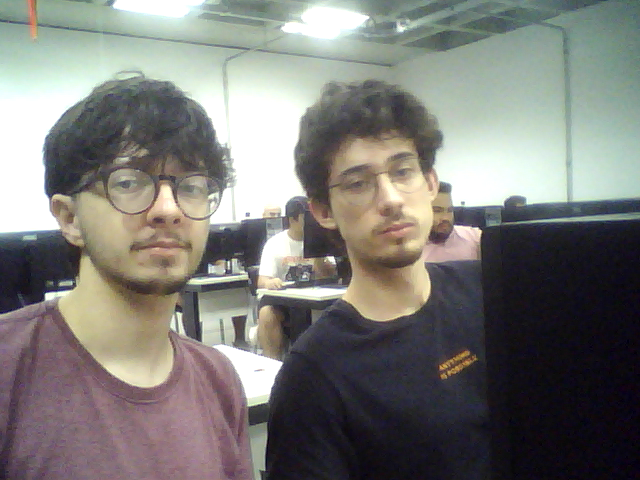
#> input picture Lab 5/foto1.png, 640 x 480 px, found by its file name
$ jupyter execute --allow-errors Lab7.ipynb   (text cells are left out)
#> lines starting #> are read from the running program, lines starting #| are printed output that depends on the picture; after the words box and inside, x2 and y2 are one past the last pixel; in counts of white or black regions, pixels touching at a corner belong together
[cell 1]
import cv2
import numpy as np
import matplotlib.pyplot as plt

# Função auxiliar adaptada do seu laboratório
def exibir_imagens(imagens, titulos, figsize=(20, 5)):
    n = len(imagens)
    fig, axes = plt.subplots(1, n, figsize=figsize)
    if n == 1:
        axes = [axes]
    for ax, img, tit in zip(axes, imagens, titulos):
        ax.imshow(img, cmap='gray')
        ax.set_title(tit)
        ax.axis('off')
    plt.tight_layout()
    plt.show()

# 1. Carregamento da imagem alvo em tons de cinza
# Substitua 'foto1.png' pelo caminho correto se estiver em outra pasta
img_original = cv2.imread('foto1.png', cv2.IMREAD_GRAYSCALE)

if img_original is None:
    print("Erro: Imagem 'foto1.png' não encontrada. Verifique o caminho.")
else:
    # 2. Análise da Binarização (Global vs Otsu)
    # Binarização Global (Limiar fixo em 127)
    _, img_bin_global = cv2.threshold(img_original, 127, 255, cv2.THRESH_BINARY)
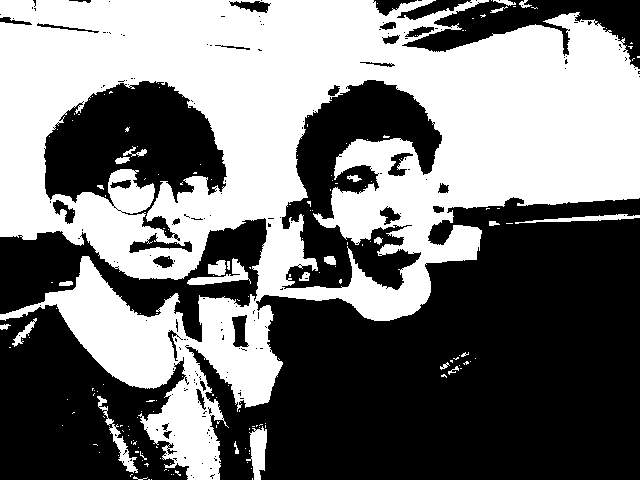
#> img_bin_global: shape (480, 640); 47% white; 179 white regions (153 under 20 px), largest, box (x1, y1, x2, y2) and area: (0, 0, 640, 480) 140306, (246, 426, 267, 480) 676, (97, 396, 138, 473) 561

    # Binarização de Otsu (Limiar adaptativo)
    _, img_bin_otsu = cv2.threshold(img_original, 0, 255, cv2.THRESH_BINARY + cv2.THRESH_OTSU)
#> img_bin_otsu: shape (480, 640); 47.8% white; 182 white regions (157 under 20 px), largest, box (x1, y1, x2, y2) and area: (0, 0, 640, 480) 142159, (93, 392, 140, 474) 740, (246, 424, 267, 480) 739

    print("--- COMPARAÇÃO DE BINARIZAÇÃO ---")
    exibir_imagens(
        [img_original, img_bin_global, img_bin_otsu],
        ["Original em Cinza", "Binarização Global (127)", "Binarização Otsu"]
    )
#> in exibir_imagens, `n = len(imagens)`: n = 3
#> the loop in exibir_imagens, `for ax, img, tit in zip(axes, imagens, titulos):` made 3 passes
#> tit on passes 1 to 3: 'Original em Cinza', 'Binarização Global (127)', 'Binarização Otsu'

img_avatar = cv2.imread('avatar.png', cv2.IMREAD_GRAYSCALE)
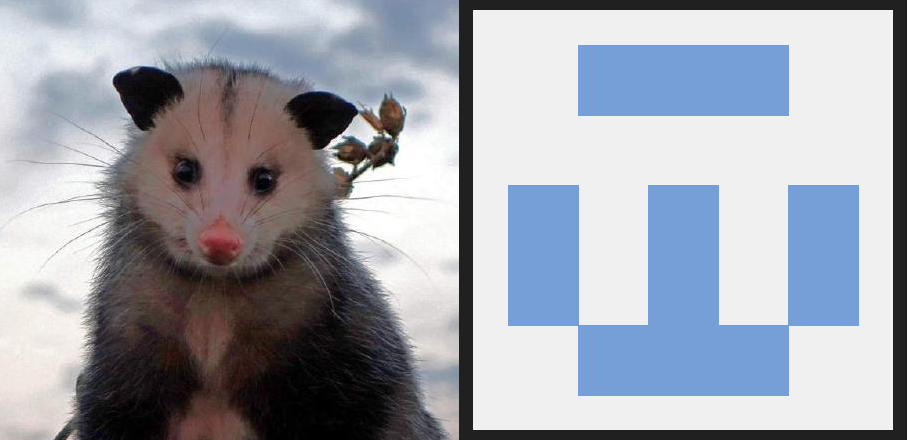
#> input picture Lab 8/avatar.png, 908 x 440 px, found by its file name

if img_avatar is None:
    print("Erro: Imagem 'foto1.png' não encontrada. Verifique o caminho.")
else:
    # 2. Análise da Binarização (Global vs Otsu)
    # Binarização Global (Limiar fixo em 127)
    _, img_avatar_bin_global = cv2.threshold(img_avatar, 127, 255, cv2.THRESH_BINARY)
#> img_avatar_bin_global: shape (440, 908); 69.4% white; 38 black regions (36 under 20 px), largest, box (x1, y1, x2, y2) and area: (54, 60, 447, 440) 101691, (459, 0, 907, 440) 20720

    # Binarização de Otsu (Limiar adaptativo)
    _, img_avatar_bin_otsu = cv2.threshold(img_avatar, 0, 255, cv2.THRESH_BINARY + cv2.THRESH_OTSU)
#> img_avatar_bin_otsu: shape (440, 908); 69.2% white; 38 black regions (36 under 20 px), largest, box (x1, y1, x2, y2) and area: (54, 59, 449, 440) 102258, (459, 0, 907, 440) 20720

    print("--- COMPARAÇÃO DE BINARIZAÇÃO ---")
    exibir_imagens(
        [img_avatar, img_avatar_bin_global, img_avatar_bin_otsu],
        ["Original em Cinza", "Binarização Global (127)", "Binarização Otsu"]
    )
#> the loop in exibir_imagens (call 2), `for ax, img, tit in zip(axes, imagens, titulos):` made 3 passes

    # Usaremos a imagem Otsu para as operações morfológicas, pois costuma lidar melhor com fotos reais.
    img_alvo = img_bin_otsu
    img_avatar_alvo = img_avatar_bin_otsu
    # 3. Operações Morfológicas com diferentes tamanhos de Kernel
    tamanhos_kernel = [3, 7, 11, 15, 21]

    for tamanho in tamanhos_kernel:
        print(f"\n--- APLICANDO KERNEL {tamanho}x{tamanho} ---")

        # Criando o elemento estruturante (usaremos o elíptico, que é melhor para formas orgânicas como rostos)
        kernel = cv2.getStructuringElement(cv2.MORPH_ELLIPSE, (tamanho, tamanho))

        # Operações Básicas
        img_erosao = cv2.erode(img_alvo, kernel, iterations=1)
        img_dilatacao = cv2.dilate(img_alvo, kernel, iterations=1)

        # Operações Compostas (Abertura e Fechamento via cv2.morphologyEx)
        img_abertura = cv2.morphologyEx(img_alvo, cv2.MORPH_OPEN, kernel)
        img_fechamento = cv2.morphologyEx(img_alvo, cv2.MORPH_CLOSE, kernel)

        # Exibição dos resultados para este tamanho de kernel
        exibir_imagens(
            [img_alvo, img_erosao, img_dilatacao, img_abertura, img_fechamento],
            [f"Alvo (Otsu)", f"Erosão {tamanho}x{tamanho}", f"Dilatação {tamanho}x{tamanho}", f"Abertura {tamanho}x{tamanho}", f"Fechamento {tamanho}x{tamanho}"]
        )

    for tamanho in tamanhos_kernel:
        print(f"\n--- APLICANDO KERNEL {tamanho}x{tamanho} ---")

        # Criando o elemento estruturante (usaremos o elíptico, que é melhor para formas orgânicas como rostos)
        kernel = cv2.getStructuringElement(cv2.MORPH_ELLIPSE, (tamanho, tamanho))

        # Operações Básicas
        img_erosao = cv2.erode(img_avatar_alvo, kernel, iterations=1)
        img_dilatacao = cv2.dilate(img_avatar_alvo, kernel, iterations=1)

        # Operações Compostas (Abertura e Fechamento via cv2.morphologyEx)
        img_abertura = cv2.morphologyEx(img_avatar_alvo, cv2.MORPH_OPEN, kernel)
        img_fechamento = cv2.morphologyEx(img_avatar_alvo, cv2.MORPH_CLOSE, kernel)

        # Exibição dos resultados para este tamanho de kernel
        exibir_imagens(
            [img_avatar_alvo, img_erosao, img_dilatacao, img_abertura, img_fechamento],
            [f"Alvo (Otsu)", f"Erosão {tamanho}x{tamanho}", f"Dilatação {tamanho}x{tamanho}", f"Abertura {tamanho}x{tamanho}", f"Fechamento {tamanho}x{tamanho}"]
        )
#> this loop made 5 passes
#> kernel on pass 1: [[0, 1, 0], [1, 1, 1], [0, 1, 0]]
#> pass 1, `img_fechamento = cv2.morphologyEx(img_avatar_alvo, cv2.MORPH_CLOSE, ke..`:
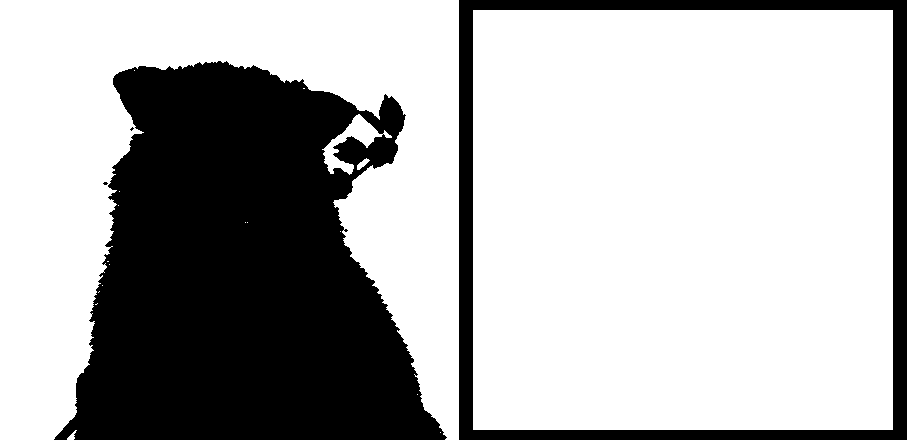
#> img_fechamento: shape (440, 908); 69.3% white; 4 black regions (2 under 20 px), largest, box (x1, y1, x2, y2) and area: (54, 61, 447, 440) 101792, (459, 0, 907, 440) 20720

[cell 2]
import cv2
import numpy as np

# Inicia a captura de vídeo da webcam (0 é a câmera padrão)
cap = cv2.VideoCapture(0)

if not cap.isOpened():
    print("Erro: Não foi possível acessar a webcam.")
    exit()

# Tamanho inicial do Kernel
k_size = 3

print("Pressione '+' (ou '=') para aumentar o kernel.")
print("Pressione '-' para diminuir o kernel.")
print("Pressione 'q' ou 'ESC' para sair e fechar a janela.")

while True:
    ret, frame = cap.read()
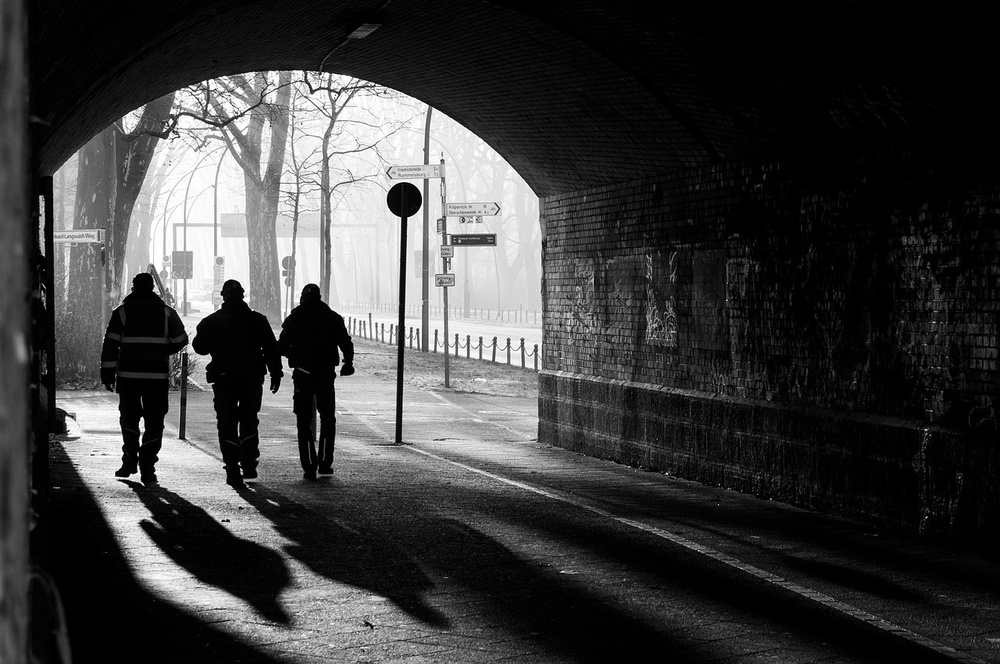
#> input picture Lab 5/foto_de_sombra.jpg, 1000 x 664 px, shrunk from 1280 x 850 before the run, given in place of the camera
#> frame is the input picture: shape (664, 1000, 3); min 0, max 255, mean 60
    if not ret:
        print("Erro ao capturar o frame.")
        break

    # Espelha a imagem para o movimento ficar natural (opcional)
    frame = cv2.flip(frame, 1)

    # Converte para tons de cinza (o gradiente morfológico funciona bem em cinza ou binarizado)
    gray = cv2.cvtColor(frame, cv2.COLOR_BGR2GRAY)

    # Garante que o tamanho do kernel seja no mínimo 1x1 e sempre ímpar
    if k_size < 3:
        k_size = 3
    elif k_size % 2 == 0:
        k_size += 1

    # Cria o elemento estruturante (Kernel)
    # Estamos usando MORPH_ELLIPSE por lidar melhor com contornos do corpo/rosto
    kernel = cv2.getStructuringElement(cv2.MORPH_ELLIPSE, (k_size, k_size))

    # Aplica o Gradiente Morfológico (Dilatação - Erosão)
    gradient = cv2.morphologyEx(gray, cv2.MORPH_GRADIENT, kernel)

    # Prepara a imagem original para ter texto (mantendo em cinza para facilitar a união)
    display_gray = gray.copy()

    # Textos na tela
    cv2.putText(display_gray, "Original", (20, 40), cv2.FONT_HERSHEY_SIMPLEX, 1, 255, 2)
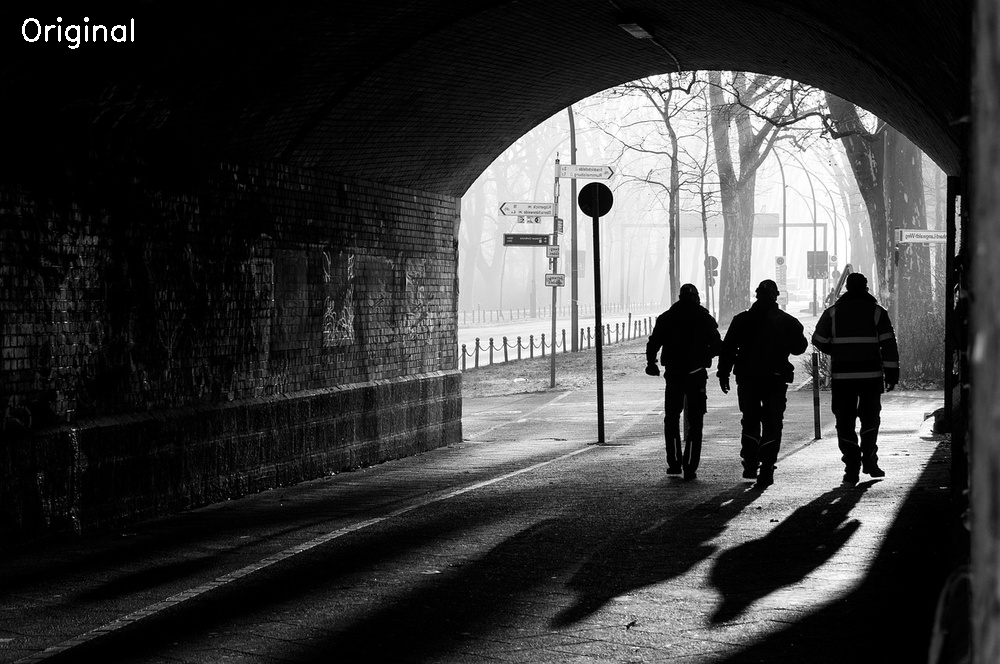
#> display_gray: shape (664, 1000); min 0, max 255, mean 60.4
    cv2.putText(gradient, f"Gradiente | Kernel: {k_size}x{k_size}", (20, 40), cv2.FONT_HERSHEY_SIMPLEX, 1, 255, 2)
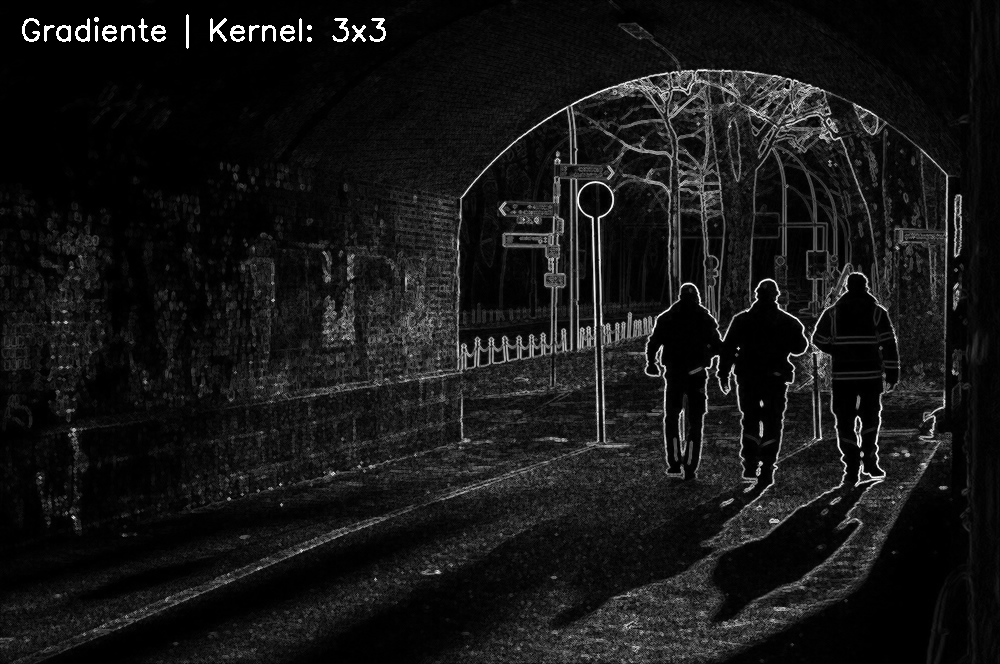
#> gradient: shape (664, 1000); min 0, max 255, mean 21.9

    # Une as duas imagens lado a lado, conforme solicitado
    resultado = cv2.hconcat([display_gray, gradient])

    # Exibe o resultado
    cv2.imshow("Webcam - Extracao de Fronteiras", resultado)

    # Captura as teclas pressionadas (espera 1ms)
    key = cv2.waitKey(1) & 0xFF
#> (key q is pressed here)

    if key == ord('q') or key == 27: # 'q' ou ESC para sair
        break
    elif key == ord('+') or key == ord('='):
        k_size += 2
    elif key == ord('-'):
        k_size -= 2

# Libera a câmera e fecha as janelas
cap.release()
cv2.destroyAllWindows()

[cell 3]
import cv2
import numpy as np
import matplotlib.pyplot as plt

def exibir_resultados(img_original, img_processada, titulo):
    fig, axes = plt.subplots(1, 2, figsize=(12, 5))
    axes[0].imshow(img_original, cmap='gray')
    axes[0].set_title('Imagem Original do Vaso')
    axes[0].axis('off')

    axes[1].imshow(img_processada, cmap='gray')
    axes[1].set_title(titulo)
    axes[1].axis('off')

    plt.tight_layout()
    plt.show()

def destacar_rachaduras(caminho_imagem):
    # 1. Carregar a imagem em tons de cinza
#> called with caminho_imagem = '01.jpg'
    img = cv2.imread(caminho_imagem, cv2.IMREAD_GRAYSCALE)
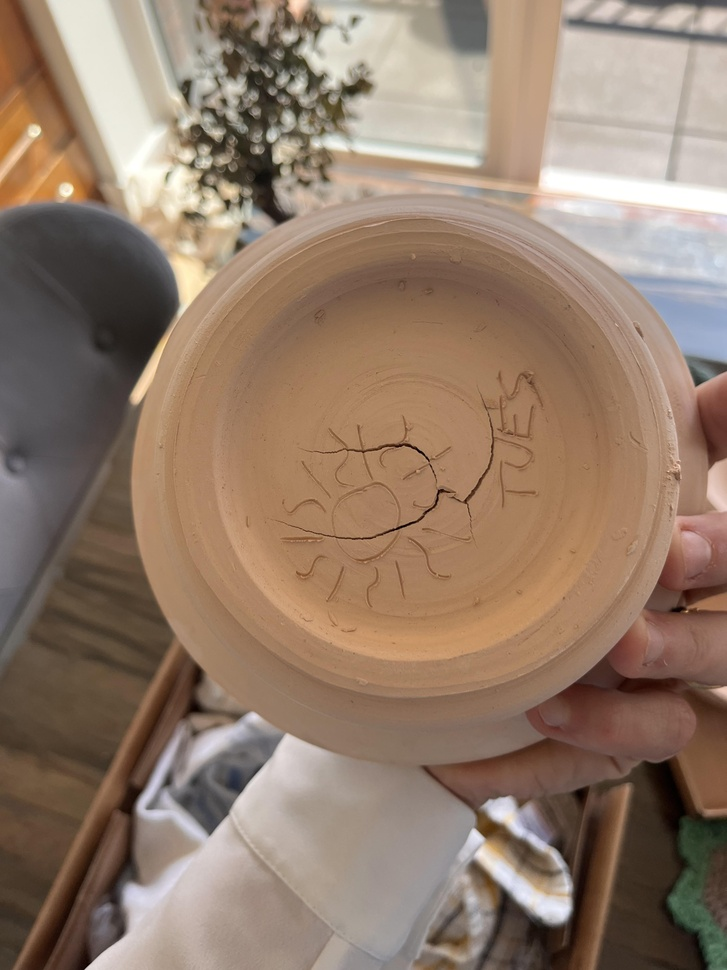
#> input picture Trabalho Final/Entrevista/01.jpg, 727 x 970 px, shrunk from 3024 x 4032 before the run, found by its file name
    if img is None:
        print(f"Erro: Não foi possível carregar a imagem '{caminho_imagem}'.")
        return

    # 2. Definição do Elemento Estruturante (Kernel)
    # Um kernel elíptico relativamente grande (ex: 15x15 ou 21x21) garante que
    # ele seja maior que a espessura da rachadura, mas menor que a peça inteira.
    kernel = cv2.getStructuringElement(cv2.MORPH_ELLIPSE, (15, 15))

    # 3. Aplicação do Black-Hat
    # O Black-Hat é a diferença entre o FECHAMENTO da imagem e a imagem ORIGINAL.
    img_blackhat = cv2.morphologyEx(img, cv2.MORPH_BLACKHAT, kernel)

    # 4. Binarização para destacar a anomalia extraída
    # Limiar baixo porque o Black-Hat já jogou o fundo do vaso para tons quase pretos
    _, img_segmentada = cv2.threshold(img_blackhat, 15, 255, cv2.THRESH_BINARY)
#> img_segmentada: shape (970, 727); 8.8% white; 1160 white regions (967 under 20 px), largest, box (x1, y1, x2, y2) and area: (162, 0, 374, 220) 15620, (41, 672, 179, 963) 4062, (275, 415, 456, 566) 2715

    # Exibição
    exibir_resultados(img, img_segmentada, 'Rachadura Segmentada (Black-Hat)')

# Executando para as imagens do projeto
print("Analisando o Vaso 01...")
destacar_rachaduras('01.jpg')

print("\nAnalisando o Vaso 02...")
destacar_rachaduras('02.jpg')

[cell 4]
import cv2
import numpy as np

# 1. Carregar a imagem em tons de cinza
img_original = cv2.imread('noisy_fingerprint.png', cv2.IMREAD_GRAYSCALE)

# 2. Binarizar a imagem (Transformar em Preto e Branco puro)
# Isso garante que teremos os "ruídos brancos (pontos isolados)" do enunciado
_, img_alvo = cv2.threshold(img_original, 127, 255, cv2.THRESH_BINARY)

tamanho = 3

print(f"\n--- APLICANDO KERNEL {tamanho}x{tamanho} DE 'UNS' ---")

# 3. MODIFICAÇÃO PRINCIPAL: Criando o kernel de "uns" (matriz 3x3 preenchida com 1)
kernel = np.ones((tamanho, tamanho), np.uint8)
# Alternativa do OpenCV: cv2.getStructuringElement(cv2.MORPH_RECT, (tamanho, tamanho))

# 4. Operação Básica pedida: EROSÃO
#> (the rest of this cell did not finish here and is left out)

[cell 5]
import cv2
import numpy as np

# 1. Carregar a imagem com falhas e garantir que é binária
# (Usada no seu laboratório original no exemplo de Closing)
img_txtgaps = cv2.imread('text_gaps_.png', cv2.IMREAD_GRAYSCALE)
_, img_bin = cv2.threshold(img_txtgaps, 127, 255, cv2.THRESH_BINARY)

# 2. Definir os Elementos Estruturantes
# Kernel 3x3 (Pequeno) e Kernel 11x11 (Exagerado)
kernel_pequeno = np.ones((3, 3), np.uint8)
kernel_grande = np.ones((11, 11), np.uint8)

# 3. Aplicar a Dilatação
#> (the rest of this cell did not finish here and is left out)

[cell 6]
import cv2
import numpy as np
import matplotlib.pyplot as plt

# Função auxiliar para exibir imagens (do seu laboratório)
def exibir_imagens(imagens, titulos):
    n = len(imagens)
    fig, axes = plt.subplots(1, n, figsize=(15, 5))
    if n == 1:
        axes = [axes]
    for ax, img, tit in zip(axes, imagens, titulos):
        ax.imshow(img, cmap='gray')
        ax.set_title(tit)
        ax.axis('off')
    plt.tight_layout()
    plt.show()

# 1. Recriar a imagem binária do 'J' do laboratório
img_j = np.zeros((300, 300), dtype="uint8")
cv2.putText(img_j, 'J', (50, 250), cv2.FONT_HERSHEY_SIMPLEX, 10, 255, 25)
_, img_j_bin = cv2.threshold(img_j, 1, 255, cv2.THRESH_BINARY)

# 2. Criar os elementos estruturantes (kernels)
kernel_3x3 = cv2.getStructuringElement(cv2.MORPH_RECT, (3, 3))
kernel_11x11 = cv2.getStructuringElement(cv2.MORPH_RECT, (11, 11))

# 3. Aplicar a Erosão
img_erosionada_3x3 = cv2.erode(img_j_bin, kernel_3x3, iterations=1)
img_erosionada_11x11 = cv2.erode(img_j_bin, kernel_11x11, iterations=1)

# 4. Extração de Fronteira: Original - Erosionada [ A - (A erosão B) ]
fronteira_3x3 = cv2.subtract(img_j_bin, img_erosionada_3x3)
fronteira_11x11 = cv2.subtract(img_j_bin, img_erosionada_11x11)

# 5. Visualizar a diferença
exibir_imagens(
    [img_j_bin, fronteira_3x3, fronteira_11x11],
    ['Original (A)', 'Fronteira com 3x3 (Fina)', 'Fronteira com 11x11 (Espessa)']
)

[cell 7]
import cv2
import numpy as np
import matplotlib.pyplot as plt

# Função auxiliar para exibir as imagens
# [11 lines left out: function exibir_imagens, not called in this run]

# 1. Carregar a imagem da impressão digital em tons de cinza
img_fingerprint = cv2.imread('noisy_fingerprint.png', cv2.IMREAD_GRAYSCALE)

# 2. Criar um Elemento Estruturante (Kernel)
# Um kernel 3x3 quadrado costuma ser excelente para limpar pequenos ruídos
kernel = np.ones((3, 3), np.uint8)

# 3. Aplicar a Abertura (Opening)
# Objetivo: Remover pequenos ruídos brancos isolados preservando a estrutura principal
#> (the rest of this cell did not finish here and is left out)

[cell 8]
import cv2
import numpy as np
import matplotlib.pyplot as plt

# Função auxiliar para exibir as imagens
# [11 lines left out: function exibir_imagens, not called in this run]

# 1. Carregar a imagem das moedas e converter para tons de cinza
img_coins_color = cv2.imread('water_coins.png')
#> (the rest of this cell did not finish here and is left out)

[cell 9]
import cv2
import numpy as np
import matplotlib.pyplot as plt

# Função auxiliar para exibição
def exibir_imagens(imagens, titulos):
    n = len(imagens)
    fig, axes = plt.subplots(1, n, figsize=(12, 4))
    if n == 1:
        axes = [axes]
    for ax, img, tit in zip(axes, imagens, titulos):
        ax.imshow(img, cmap='gray')
        ax.set_title(tit)

        # Ativando a grade (grid) para facilitar a visualização dos pixels
        ax.set_xticks(np.arange(-0.5, 11, 1), minor=True)
        ax.set_yticks(np.arange(-0.5, 11, 1), minor=True)
        ax.grid(which="minor", color="red", linestyle='-', linewidth=0.5)
        ax.tick_params(which="minor", size=0)

    plt.tight_layout()
    plt.show()
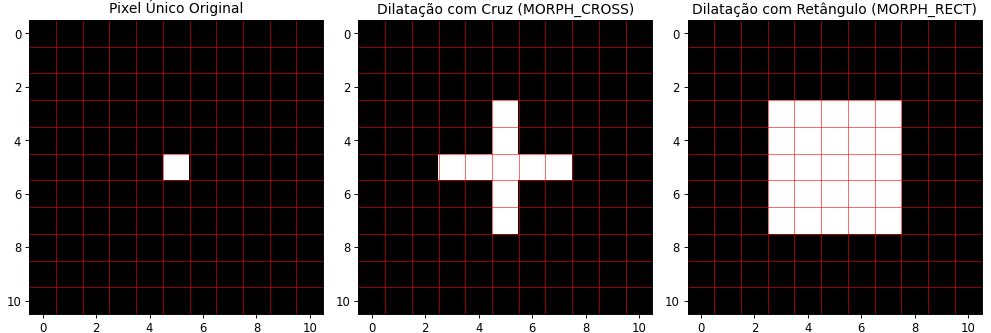
#> figure drawn by matplotlib, 3 panels

# 1. Criar uma imagem preta 11x11 e acender APENAS o pixel central (posição 5,5)
img_ponto = np.zeros((11, 11), dtype=np.uint8)
img_ponto[5, 5] = 255

# 2. Definir os kernels 5x5 do Laboratório (Cruz e Retângulo)
kernel_cross = cv2.getStructuringElement(cv2.MORPH_CROSS, (5, 5))
kernel_rect = cv2.getStructuringElement(cv2.MORPH_RECT, (5, 5))

# 3. Aplicar a dilatação sobre o ponto único
img_cross = cv2.dilate(img_ponto, kernel_cross, iterations=1)
img_rect = cv2.dilate(img_ponto, kernel_rect, iterations=1)

# 4. Exibir o resultado
exibir_imagens(
    [img_ponto, img_cross, img_rect],
    ['Pixel Único Original', 'Dilatação com Cruz (MORPH_CROSS)', 'Dilatação com Retângulo (MORPH_RECT)']
)
